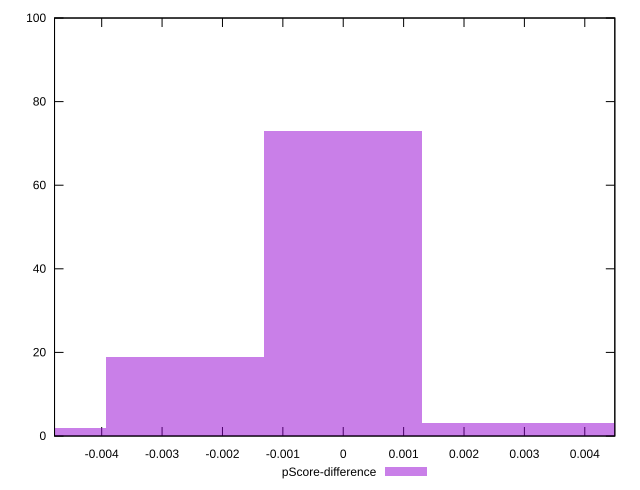

Write gnuplot code to recreate this figure.
reset

$pScoreDifference <<EOF
0.005229104715868819 3
-0.005229104715868819 2
-0.0026145523579344096 19
0 73
0.0026145523579344096 3
EOF

set key outside below
set boxwidth 0.0026145523579344096
set xrange [-0.004780908585234833:0.004497461858212537]
set yrange [0:100]
set trange [0:100]
set style fill transparent solid 0.5 noborder
set terminal svg size 640, 490 enhanced background rgb 'white'
set output "report_00019_2021-02-10T18-14-37.922Z//mainthread-work-breakdown/samples/pages+cached+noadtech+nomedia/pScore-difference/histogram.svg"

plot $pScoreDifference title "pScore-difference" with boxes

reset
